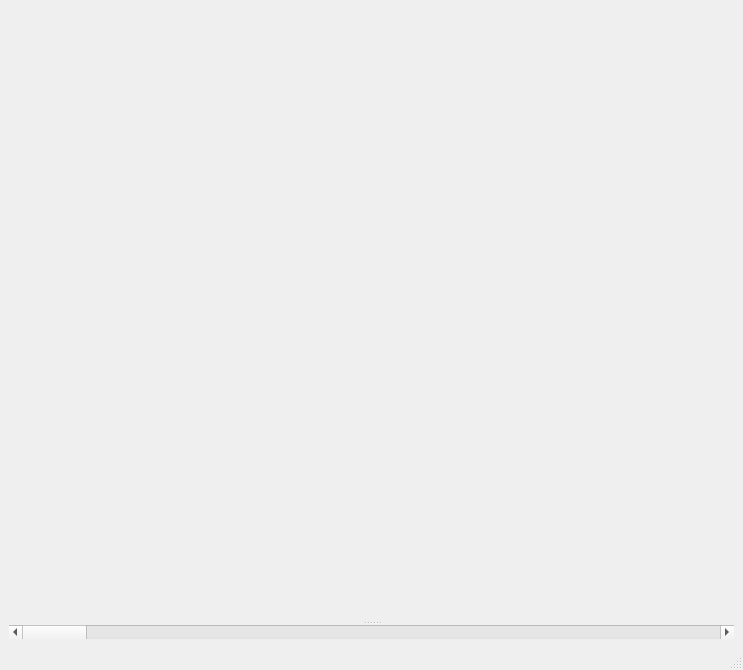
<?xml version="1.0" encoding="UTF-8"?>
<ui version="4.0">
 <class>MainWindow</class>
 <widget class="QMainWindow" name="MainWindow">
  <property name="geometry">
   <rect>
    <x>0</x>
    <y>0</y>
    <width>743</width>
    <height>670</height>
   </rect>
  </property>
  <property name="windowTitle">
   <string>MainWindow</string>
  </property>
  <widget class="QWidget" name="centralwidget">
   <layout class="QVBoxLayout" name="verticalLayout">
    <item>
     <widget class="QSplitter" name="splitter">
      <property name="orientation">
       <enum>Qt::Vertical</enum>
      </property>
      <widget class="QWidget" name="widget" native="true">
       <property name="sizePolicy">
        <sizepolicy hsizetype="Preferred" vsizetype="Preferred">
         <horstretch>0</horstretch>
         <verstretch>2</verstretch>
        </sizepolicy>
       </property>
      </widget>
      <widget class="QScrollBar" name="horizontalScrollBar">
       <property name="orientation">
        <enum>Qt::Horizontal</enum>
       </property>
      </widget>
     </widget>
    </item>
   </layout>
  </widget>
  <widget class="QMenuBar" name="menubar">
   <property name="geometry">
    <rect>
     <x>0</x>
     <y>0</y>
     <width>743</width>
     <height>20</height>
    </rect>
   </property>
  </widget>
  <widget class="QStatusBar" name="statusbar"/>
 </widget>
 <resources/>
 <connections/>
</ui>
